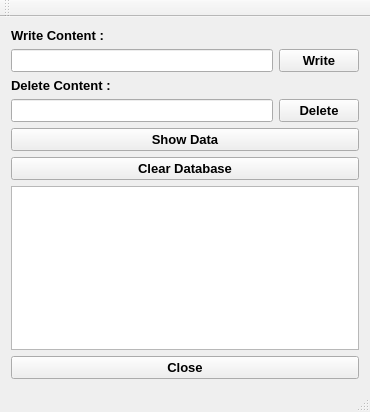
<?xml version="1.0" encoding="UTF-8"?>
<ui version="4.0">
 <class>MainWindow</class>
 <widget class="QMainWindow" name="MainWindow">
  <property name="geometry">
   <rect>
    <x>0</x>
    <y>0</y>
    <width>370</width>
    <height>412</height>
   </rect>
  </property>
  <property name="font">
   <font>
    <pointsize>10</pointsize>
    <weight>75</weight>
    <bold>true</bold>
   </font>
  </property>
  <property name="windowTitle">
   <string>MainWindow</string>
  </property>
  <widget class="QWidget" name="centralWidget">
   <layout class="QGridLayout" name="gridLayout_3">
    <item row="4" column="0">
     <widget class="QTableWidget" name="tableWidget"/>
    </item>
    <item row="2" column="0">
     <widget class="QPushButton" name="showData">
      <property name="text">
       <string>Show Data</string>
      </property>
     </widget>
    </item>
    <item row="3" column="0">
     <widget class="QPushButton" name="clearData">
      <property name="text">
       <string>Clear Database</string>
      </property>
     </widget>
    </item>
    <item row="0" column="0">
     <layout class="QGridLayout" name="gridLayout">
      <item row="1" column="0">
       <widget class="QLineEdit" name="w_content">
        <property name="font">
         <font>
          <pointsize>10</pointsize>
         </font>
        </property>
       </widget>
      </item>
      <item row="1" column="1">
       <widget class="QPushButton" name="write">
        <property name="text">
         <string>Write</string>
        </property>
       </widget>
      </item>
      <item row="0" column="0">
       <widget class="QLabel" name="label">
        <property name="text">
         <string>Write Content : </string>
        </property>
       </widget>
      </item>
     </layout>
    </item>
    <item row="1" column="0">
     <layout class="QGridLayout" name="gridLayout_2">
      <item row="1" column="0">
       <widget class="QLineEdit" name="d_content"/>
      </item>
      <item row="1" column="1">
       <widget class="QPushButton" name="delete_2">
        <property name="text">
         <string>Delete</string>
        </property>
       </widget>
      </item>
      <item row="0" column="0">
       <widget class="QLabel" name="label_2">
        <property name="text">
         <string>Delete Content : </string>
        </property>
       </widget>
      </item>
     </layout>
    </item>
    <item row="5" column="0">
     <widget class="QPushButton" name="close">
      <property name="text">
       <string>Close</string>
      </property>
     </widget>
    </item>
   </layout>
  </widget>
  <widget class="QMenuBar" name="menuBar">
   <property name="geometry">
    <rect>
     <x>0</x>
     <y>0</y>
     <width>370</width>
     <height>21</height>
    </rect>
   </property>
  </widget>
  <widget class="QToolBar" name="mainToolBar">
   <attribute name="toolBarArea">
    <enum>TopToolBarArea</enum>
   </attribute>
   <attribute name="toolBarBreak">
    <bool>false</bool>
   </attribute>
  </widget>
  <widget class="QStatusBar" name="statusBar"/>
 </widget>
 <layoutdefault spacing="6" margin="11"/>
 <resources/>
 <connections/>
</ui>
